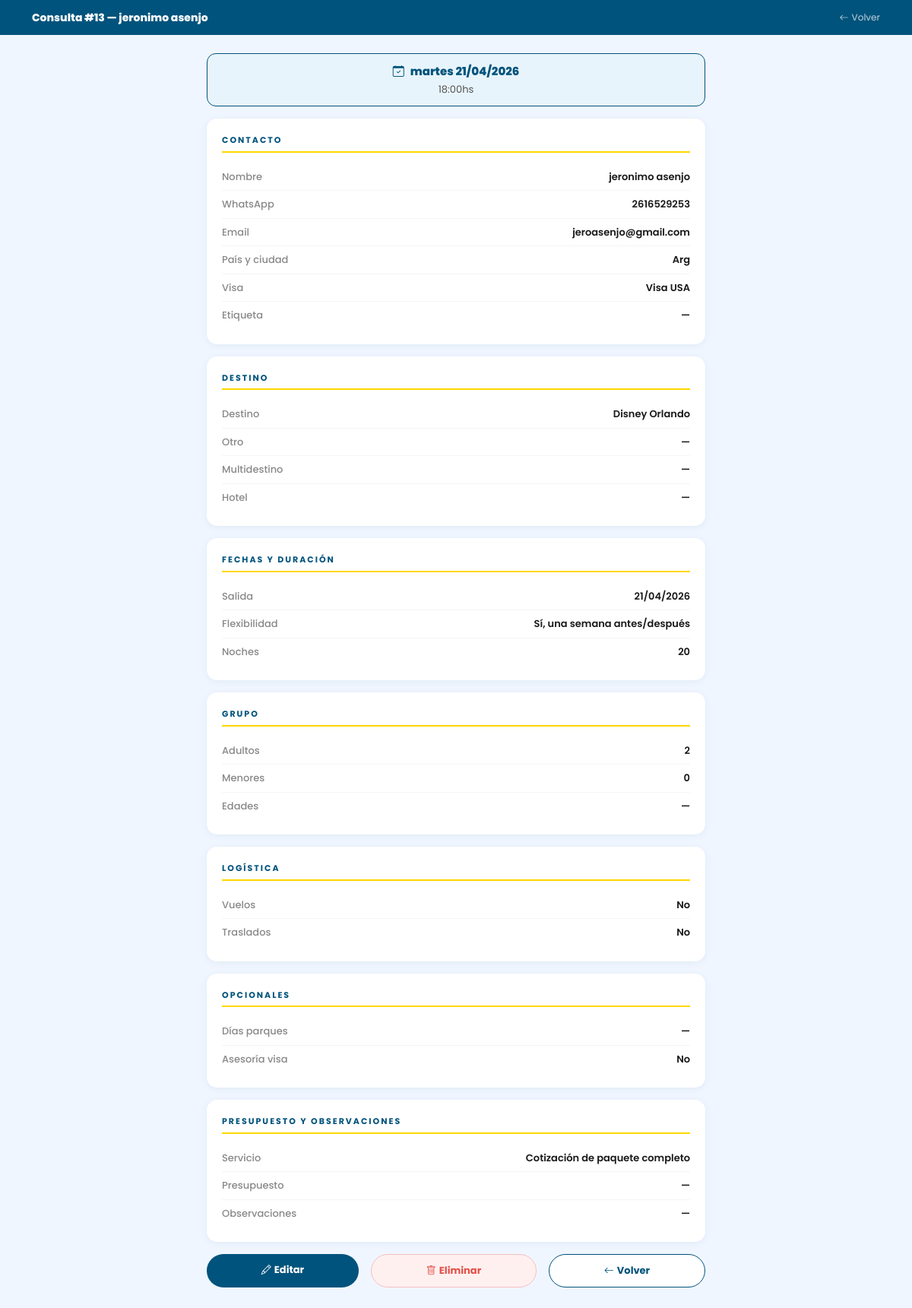
/panel/13/ (signed in), run on the app's committed database.
### reservas/models.py (models this page shows, shortened)
class Consulta(models.Model):
    nombre_apellido = models.CharField(max_length=150, verbose_name="Nombre y apellido")
    whatsapp = models.CharField(max_length=30, verbose_name="WhatsApp / Teléfono")
    email = models.EmailField(verbose_name="Correo electrónico")
    pais_ciudad = models.CharField(max_length=120, verbose_name="País y ciudad de residencia")
    tiene_visa = models.CharField(
        max_length=20,
        choices=[
            ('visa_usa', 'Visa USA'),
            ('ciudadania', 'Ciudadanía'),
            ('ninguna', 'Ninguna'),
            ('otro', 'Otro'),
        ],
        verbose_name="¿Tenés visa o ciudadanía?"
    )
    DESTINO_CHOICES = [
        ('disney_orlando', 'Disney Orlando'),
        ('disney_paris', 'Disney París'),
        ('disney_tokio', 'Disney Tokio'),
        ('universal', 'Universal Orlando'),
        ('miami', 'Miami'),
        ('europa', 'Europa'),
        ('crucero', 'Crucero'),
        ('otro', 'Otro'),
    ]
    destino = models.CharField(max_length=30, choices=DESTINO_CHOICES, verbose_name="¿A dónde pensás viajar?")
    destino_otro = models.CharField(max_length=120, blank=True, verbose_name="Otro destino (especificar)")
    multidestino = models.CharField(max_length=200, blank=True, verbose_name="¿Querés más de un destino?")
    preferencia_hotel = models.TextField(blank=True, verbose_name="Preferencia de hotel (Disney/Universal)")
    fecha_salida = models.DateField(verbose_name="Fecha tentativa de salida")
    flexibilidad_fechas = models.CharField(
        max_length=20,
        choices=[
            ('flexible', 'Sí, una semana antes/después'),
            ('fija', 'No, son fechas fijas'),
        ],
        verbose_name="¿Tenés flexibilidad de fechas?"
    )
    cantidad_noches = models.PositiveSmallIntegerField(verbose_name="Cantidad de noches previstas")
    adultos = models.PositiveSmallIntegerField(verbose_name="Cantidad de adultos (18+)")
    menores = models.PositiveSmallIntegerField(default=0, verbose_name="Cantidad de menores")
    edades_menores = models.CharField(max_length=200, blank=True, verbose_name="Edades de los menores")
    incluir_vuelos = models.BooleanField(default=False, verbose_name="¿Incluir vuelos en el presupuesto?")
    necesita_traslados = models.BooleanField(default=False, verbose_name="¿Necesita auto/traslados privados?")
    dias_parques = models.PositiveSmallIntegerField(null=True, blank=True, verbose_name="Días de parques en Orlando")
    asesoria_visa = models.BooleanField(default=False, verbose_name="¿Necesita asesoría de visa/ESTA/ETIAS?")
    SERVICIO_CHOICES = [
        ('cotizacion_paquete', 'Cotización de paquete completo'),
        ('asesoramiento', 'Asesoramiento (ya tengo todo sacado)'),
        ('reserva_alojamiento', 'Reserva de alojamiento'),
        ('vuelos_vehiculos', 'Vuelos y vehículos'),
        ('otro', 'Otro'),
    ]
    servicio = models.CharField(
        max_length=30,
        choices=SERVICIO_CHOICES,
        verbose_name="Servicio que desea contratar"
    )
    presupuesto = models.CharField(max_length=100, blank=True, verbose_name="Presupuesto estimado")
    observaciones = models.TextField(blank=True, verbose_name="Contanos más sobre tu viaje ideal")
    fecha_turno = models.DateField(verbose_name="Día del turno")
    hora_turno = models.TimeField(verbose_name="Horario del turno")
    ETIQUETA_CHOICES = [
        ('cotizacion', 'Cotización'),
        ('confirmacion', 'Confirmación'),
        ('reserva', 'Reserva'),
        ('pago_completado', 'Pago completado'),
        ('filas_rapidas', 'Sacar filas rápidas'),
        ('itinerario', 'Hacer itinerario'),
        ('reunion_pre', 'Reunión pre viaje'),
        ('en_viaje', 'En destino / En viaje'),
    ]
    etiqueta = models.CharField(
        max_length=20,
        choices=ETIQUETA_CHOICES,
        blank=True,
        null=True,
        verbose_name="Etiqueta"
    )
    creado_en = models.DateTimeField(auto_now_add=True)
    leido = models.BooleanField(default=False, verbose_name="Leído")
    class Meta:
        verbose_name = "Consulta"
        verbose_name_plural = "Consultas"
        ordering = ['-creado_en']

### reservas/views.py (the view)
# urls.py: path('panel/<int:pk>/', views.panel_detalle, name='panel_detalle'),
@login_required(login_url='panel_login')
def panel_detalle(request, pk):
    consulta = get_object_or_404(Consulta, pk=pk)
    return render(request, 'reservas/detalle.html', {'consulta': consulta})

### templates/reservas/detalle.html (shortened to what this page needs)
<!DOCTYPE html>
<html lang="es">
<head>
  <link href="https://cdn.jsdelivr.net/npm/bootstrap@5.3.3/dist/css/bootstrap.min.css" rel="stylesheet" />
  <link href="https://cdn.jsdelivr.net/npm/bootstrap-icons@1.11.3/font/bootstrap-icons.css" rel="stylesheet" />
</head>
<body>
  <div class="topbar">
    <div class="container d-flex justify-content-between align-items-center gap-2">
      <h1>Consulta #{{ consulta.id }} — {{ consulta.nombre_apellido }}</h1>
      <a href="{% url 'panel' %}" style="color:rgba(255,255,255,0.75);font-size:12px;text-decoration:none;white-space:nowrap;"><i class="bi bi-arrow-left me-1"></i>Volver</a>
    </div>
  </div>
  <div class="container pb-5" style="max-width:680px;">
    <div class="turno-pill">
      <div class="dia"><i class="bi bi-calendar-check me-2"></i>{{ consulta.fecha_turno|date:"l d/m/Y" }}</div>
      <div class="hora">{{ consulta.hora_turno|time:"H:i" }}hs</div>
    </div>
    <div class="card-det">
      <div class="sec-label">Contacto</div>
      <div class="field-row"><span class="field-label">Nombre</span><span class="field-val">{{ consulta.nombre_apellido }}</span></div>
      <div class="field-row"><span class="field-label">WhatsApp</span><span class="field-val">{{ consulta.whatsapp }}</span></div>
      <div class="field-row"><span class="field-label">Email</span><span class="field-val">{{ consulta.email }}</span></div>
      <div class="field-row"><span class="field-label">País y ciudad</span><span class="field-val">{{ consulta.pais_ciudad }}</span></div>
      <div class="field-row"><span class="field-label">Visa</span><span class="field-val">{{ consulta.get_tiene_visa_display }}</span></div>
      <div class="field-row"><span class="field-label">Etiqueta</span><span class="field-val">{% if consulta.etiqueta %}<span class="etq etq-{{ consulta.etiqueta }}">{{ consulta.get_etiqueta_display }}</span>{% else %}—{% endif %}</span></div>
    </div>
    <div class="card-det">
      <div class="sec-label">Destino</div>
      <div class="field-row"><span class="field-label">Destino</span><span class="field-val">{{ consulta.get_destino_display }}</span></div>
      <div class="field-row"><span class="field-label">Otro</span><span class="field-val">{{ consulta.destino_otro|default:"—" }}</span></div>
      <div class="field-row"><span class="field-label">Multidestino</span><span class="field-val">{{ consulta.multidestino|default:"—" }}</span></div>
      <div class="field-row"><span class="field-label">Hotel</span><span class="field-val">{{ consulta.preferencia_hotel|default:"—" }}</span></div>
    </div>
    <div class="card-det">
      <div class="sec-label">Fechas y duración</div>
      <div class="field-row"><span class="field-label">Salida</span><span class="field-val">{{ consulta.fecha_salida|date:"d/m/Y" }}</span></div>
      <div class="field-row"><span class="field-label">Flexibilidad</span><span class="field-val">{{ consulta.get_flexibilidad_fechas_display }}</span></div>
      <div class="field-row"><span class="field-label">Noches</span><span class="field-val">{{ consulta.cantidad_noches }}</span></div>
    </div>
    <div class="card-det">
      <div class="sec-label">Grupo</div>
      <div class="field-row"><span class="field-label">Adultos</span><span class="field-val">{{ consulta.adultos }}</span></div>
      <div class="field-row"><span class="field-label">Menores</span><span class="field-val">{{ consulta.menores }}</span></div>
      <div class="field-row"><span class="field-label">Edades</span><span class="field-val">{{ consulta.edades_menores|default:"—" }}</span></div>
    </div>
    <div class="card-det">
      <div class="sec-label">Logística</div>
      <div class="field-row"><span class="field-label">Vuelos</span><span class="field-val">{% if consulta.incluir_vuelos %}Sí{% else %}No{% endif %}</span></div>
      <div class="field-row"><span class="field-label">Traslados</span><span class="field-val">{% if consulta.necesita_traslados %}Sí{% else %}No{% endif %}</span></div>
    </div>
    <div class="card-det">
      <div class="sec-label">Opcionales</div>
      <div class="field-row"><span class="field-label">Días parques</span><span class="field-val">{{ consulta.dias_parques|default:"—" }}</span></div>
      <div class="field-row"><span class="field-label">Asesoría visa</span><span class="field-val">{% if consulta.asesoria_visa %}Sí{% else %}No{% endif %}</span></div>
    </div>
    <div class="card-det">
      <div class="sec-label">Presupuesto y observaciones</div>
      <div class="field-row"><span class="field-label">Servicio</span><span class="field-val">{{ consulta.get_servicio_display }}</span></div>
      <div class="field-row"><span class="field-label">Presupuesto</span><span class="field-val">{{ consulta.presupuesto|default:"—" }}</span></div>
      <div class="field-row"><span class="field-label">Observaciones</span><span class="field-val">{{ consulta.observaciones|default:"—" }}</span></div>
    </div>
    <div class="d-flex gap-3 flex-wrap mt-2">
      <a href="{% url 'panel_editar' consulta.pk %}" class="btn-editar flex-grow-1"><i class="bi bi-pencil me-1"></i>Editar</a>
      <a href="{% url 'panel_borrar' consulta.pk %}" class="btn-borrar flex-grow-1"><i class="bi bi-trash me-1"></i>Eliminar</a>
      <a href="{% url 'panel' %}" class="btn-volver flex-grow-1"><i class="bi bi-arrow-left me-1"></i>Volver</a>
    </div>
  </div>
</body>
</html>

### templates/reservas/detalle.html (style rules this page uses)
* { font-family: 'Poppins', sans-serif; }
:root { --az: #00537c; --ro: #e35149; --do: #FFD700; }
body { background: #f0f6ff; }
.topbar { background: var(--az); color: #fff; padding: 14px 0; margin-bottom: 24px; }
.topbar h1 { font-size: 14px; font-weight: 800; margin: 0; }
.card-det { background: #fff; border-radius: 14px; padding: 20px; box-shadow: 0 2px 10px rgba(0, 83, 124, 0.07); margin-bottom: 16px; }
.sec-label { font-size: 11px; font-weight: 700; letter-spacing: 2px; text-transform: uppercase; color: var(--az); border-bottom: 2px solid var(--do); padding-bottom: 6px; margin-bottom: 14px; }
.field-row { display: flex; justify-content: space-between; align-items: flex-start; padding: 8px 0; border-bottom: 1px solid #f5f5f5; font-size: 13px; gap: 12px; }
.field-row:last-child { border-bottom: none; }
.field-label { color: #888; font-weight: 500; flex-shrink: 0; }
.field-val { color: #1a1a1a; font-weight: 600; text-align: right; word-break: break-word; }
.btn-editar { background: var(--az); color: #fff; font-weight: 700; font-size: 13px; padding: 11px 24px; border-radius: 50px; text-decoration: none; text-align: center; }
.btn-volver { background: #fff; color: var(--az); font-weight: 700; font-size: 13px; padding: 11px 24px; border-radius: 50px; border: 1.5px solid var(--az); text-decoration: none; text-align: center; }
.btn-borrar { background: #fff0f0; color: var(--ro); font-weight: 700; font-size: 13px; padding: 11px 24px; border-radius: 50px; border: 1px solid #f5c0c0; text-decoration: none; text-align: center; }
.turno-pill { background: #e8f4fb; border: 1.5px solid var(--az); border-radius: 12px; padding: 12px 16px; text-align: center; margin-bottom: 16px; }
.turno-pill .dia { font-size: 15px; font-weight: 800; color: var(--az); }
.turno-pill .hora { font-size: 13px; color: #555; margin-top: 2px; }

### data on the page
Consulta: id "13", nombre_apellido "jeronimo asenjo", fecha_turno "martes 21/04/2026", hora_turno "18:00", whatsapp "2616529253", email "jeroasenjo@gmail.com", pais_ciudad "Arg", tiene_visa "Visa USA", destino "Disney Orlando", destino_otro "—", multidestino "—", preferencia_hotel "—", fecha_salida "21/04/2026", flexibilidad_fechas "Sí, una semana antes/después", cantidad_noches "20", adultos "2", menores "0", edades_menores "—", dias_parques "—", servicio "Cotización de paquete completo", presupuesto "—", observaciones "—"
